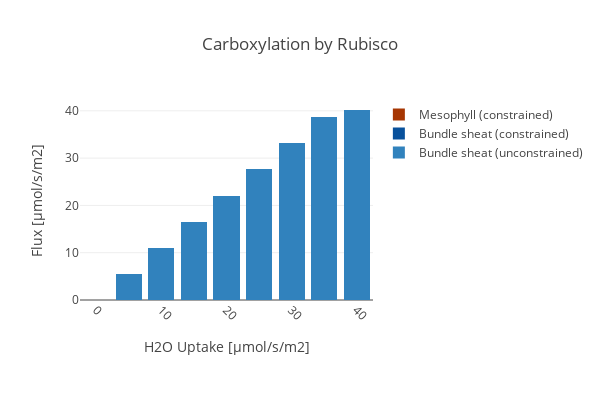

The notebook cell this image was saved under:
### Code cell
create_bar_plot_rxn(D_fba, D_exp,
                    {'[M]_RBC_h':'Mesophyll (constrained)','[B]_RBC_h_Ex':'Bundle sheat (constrained)',
                 '[B]_RBC_h': 'Bundle sheat (unconstrained)'},
                    'Carboxylation by Rubisco', xaxis_title,
                    stacked = True, save_fig=save_fig)

### Figure 1 — Plotly figure (JSON) as saved in the notebook; plotly's stock layout.template omitted (floating-point values rounded to 4 significant figures)
{"data": [{"marker": {"color": "rgb(49,130,189)"}, "name": "Bundle sheat (unconstrained)", "type": "bar", "uid": "8ae45bbd-9137-4f9c-b182-c154b5800667", "x": [0, 5, 10, 15, 20, 25, 30, 35, 40], "y": [0, 5.524, 11.05, 16.57, 22.09, 27.62, 33.14, 38.67, 40.18]}, {"marker": {"color": "rgb(8,81,156)"}, "name": "Bundle sheat (constrained)", "type": "bar", "uid": "28aa8b50-d77f-4686-a5a3-b2bfd1615c90", "x": [0, 5, 10, 15, 20, 25, 30, 35, 40], "y": [0, 0, 0, 0, 0, 0, 0, 0, 0]}, {"marker": {"color": "rgb(166,54,3)"}, "name": "Mesophyll (constrained)", "type": "bar", "uid": "cfc674cc-2415-40ae-84d4-0d266f6ae1ba", "x": [0, 5, 10, 15, 20, 25, 30, 35, 40], "y": [0, 4.056e-16, 2.479e-16, 0, 0, 0, 0, 0, 0]}], "layout": {"barmode": "stack", "height": 400, "margin": {"b": 100}, "title": {"text": "Carboxylation by Rubisco"}, "width": 600, "xaxis": {"tickangle": 45, "title": {"text": "H2O Uptake [µmol/s/m2]"}}, "yaxis": {"autorange": true, "title": {"text": "Flux [µmol/s/m2]"}}}}
